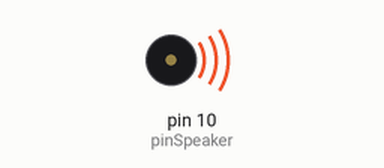
Recording of a sketch running on a simulated Arduino Uno, built with avr-gcc and run on an emulated ATmega328P. Shown: buzzer (waves = sounding).

Above: at 0.2 s.
Timing chart, 0 to 3.0 s (numbered marks = the images above):
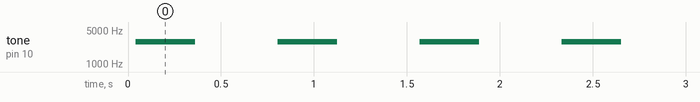

The sketch:

buzzertest.ino
```cpp
// source http://www.instructables.com/id/Home-Security-Alarm-or-a-Motion-Detector-Using-Ard/
//

int pinSpeaker = 10;  // must be a pwm pin (9, 10 or 11)

void setup() {

  pinMode(pinSpeaker, OUTPUT);
  pinMode(13, OUTPUT);
}

void loop() {
  playTone(300, 300);
  delay(150);

  playTone(0, 0);
    delay(300);
}


// duration in mSecs, frequency in hertz
void playTone(long duration, int freq) {
    duration *= 1000;
    int period = (1.0 / freq) * 100000;
    long elapsed_time = 0;
    while (elapsed_time < duration) {
        digitalWrite(13, HIGH);
    digitalWrite(pinSpeaker,HIGH);
        delayMicroseconds(period / 2);
        digitalWrite(13, LOW);
    digitalWrite(pinSpeaker, LOW);
        delayMicroseconds(period / 2);
        elapsed_time += (period);
    }
}
```

Measured:
- by itself, tone on pin 10 (pinSpeaker): alternates 2876 Hz for 0.32 s and silent for 0.44 s
